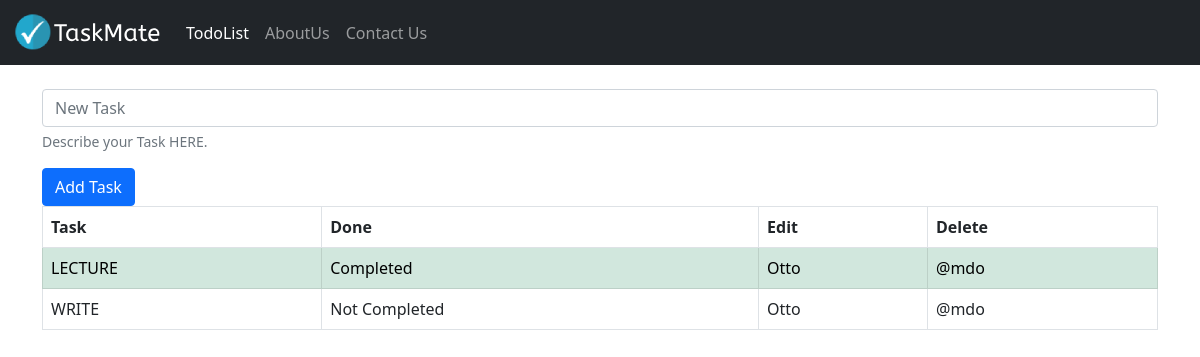
Page /task/ on the earlier database version.
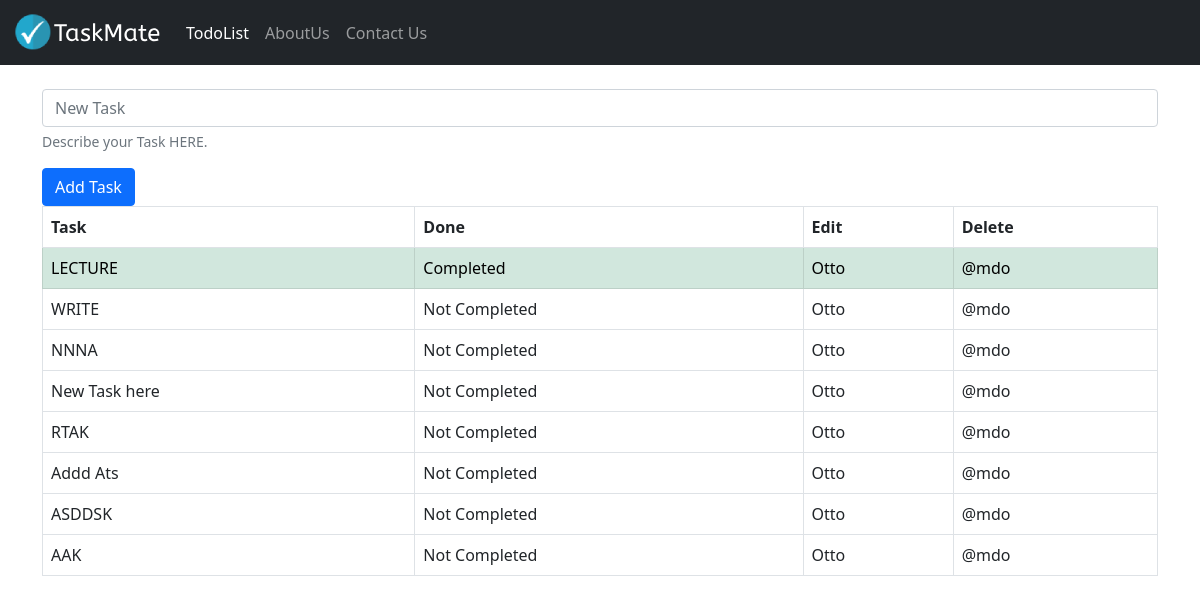
Same page on the later database version.
### todolist_app/models.py (models this page shows, shortened)
class TaskList(models.Model):
    task = models.CharField(max_length=300)
    done = models.BooleanField(default=False)

### todolist_app/views.py (the view)
# urls.py: path('', views.todolist, name="todolist"),
def todolist(request):
    if request.method == 'POST':
        form = TaskForm(request.POST or None)
        if form.is_valid():
            form.save()
        messages.success(request, 'Task Added successfully!')
        return redirect('todolist')
    else: ## Get request
        all_tasks = TaskList.objects.all()
        return render(request, 'todolist.html',{'all_tasks':all_tasks})

### todolist_app/templates/todolist.html (shortened to what this page needs)
{% extends "base.html" %}
{% block content %}
    <div class="container">
        <br/>
        <form method="POST">
            <div class="mb-3">
              <input type="text" class="form-control" placeholder="New Task" name="task">
              <div id="emailHelp" class="form-text">Describe your Task HERE.</div>
            </div>
            <button type="submit" class="btn btn-primary">Add Task</button>
          </form>
        <table class="table table-bordered">
            <thead>
              <tr>
                <th scope="col">Task</th>
                <th scope="col">Done</th>
                <th scope="col">Edit</th>
                <th scope="col">Delete</th>
              </tr>
            </thead>
            <tbody>
              {% if all_tasks %}
                  {% for obj in all_tasks %}
                  {% if obj.done %}
                <tr class="table-success">
                  <td scope="row">{{ obj.task }}</td>
                  <td>Completed</td>
                  <td>Otto</td>
                  <td>@mdo</td>
                </tr>
                {% else %}
                <tr class="sucess">
                  <td scope="row">{{ obj.task }}</td>
                  <td>Not Completed</td>
                  <td>Otto</td>
                  <td>@mdo</td>
                </tr>
                {% endif %}
                {% endfor %}
              {% endif %}
            </tbody>
          </table>
    </div>
{% endblock content %}

### templates/base.html (shortened to what this page needs)
{% load static %}
<!doctype html>
<html lang="en">
  <head>
    <link href="https://cdn.jsdelivr.net/npm/bootstrap@5.0.2/dist/css/bootstrap.min.css" rel="stylesheet">
    <nav class="navbar navbar-expand-lg navbar-dark bg-dark">
        <div class="container-fluid">
          <a class="navbar-brand" href="#"><img src="{% static 'images/logo.png' %}"></a>
          <div class="collapse navbar-collapse" id="navbarNav">
            <ul class="navbar-nav">
              <li class="nav-item">
                <a class="nav-link active" aria-current="page" href="{% url 'todolist' %}">TodoList</a>
              </li>
              <li class="nav-item">
                <a class="nav-link" href="{% url 'aboutus' %}">AboutUs</a>
              </li>
              <li class="nav-item">
                <a class="nav-link" href="{% url 'contactus' %}">Contact Us</a>
              </li>
            </ul>
          </div>
        </div>
      </nav>
  </head>
  <body>
    {% block content %}
    {% endblock content %}
  </body>
</html>

Differences in the rows shown:
added TaskList: task "NNNA"
added TaskList: task "New Task here"
added TaskList: task "RTAK"
added TaskList: task "Addd Ats"
added TaskList: task "ASDDSK"
added TaskList: task "AAK"
